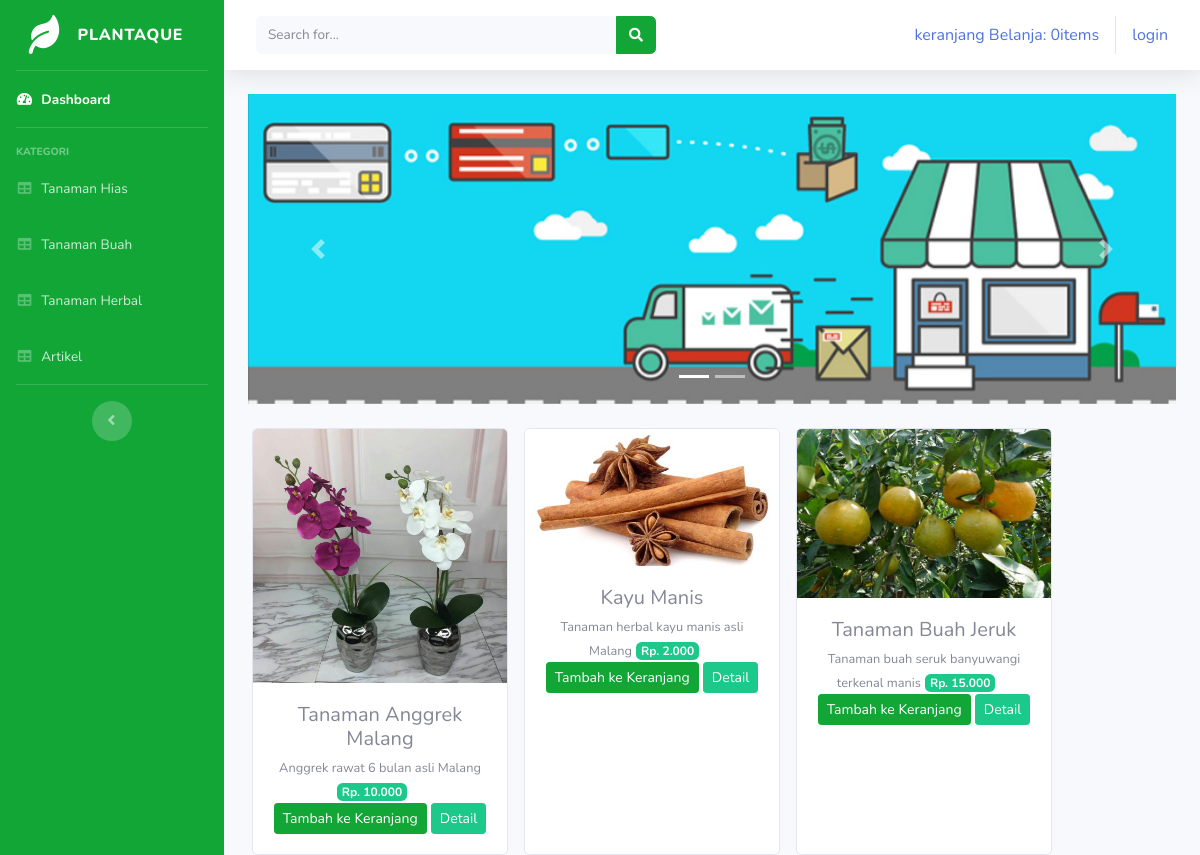
Page /toko_online/index.php on the committed database.
### tables this page shows
CREATE TABLE `tb_barang` (
  `id_barang` int(11) NOT NULL,
  `nama_barang` varchar(100) NOT NULL,
  `keterangan` varchar(225) NOT NULL,
  `kategori` varchar(60) NOT NULL,
  `harga` int(11) NOT NULL,
  `stok` int(11) NOT NULL,
  `gambar` text NOT NULL
);

### toko_online/application/controllers/Welcome.php (called while the page is built, shortened)
<?php
class Welcome extends CI_Controller {
	public function index()
    {
        $data['barang'] = $this->model_barang->tampil_data()->result();
        $this->load->view('templates/header');
        $this->load->view('templates/sidebar');
        $this->load->view('dashboard', $data);
        $this->load->view('templates/footer');
    }
}

### toko_online/index.php (called while the page is built, shortened)
<?php
require_once BASEPATH.'core/CodeIgniter.php';

### toko_online/application/models/model_barang.php (called while the page is built, shortened)
<?php
class Model_barang extends CI_model{
    public function tampil_data()
    {
        return $this->db->get('tb_barang');
    }
}
?>

### toko_online/application/views/dashboard.php (the view, shortened to what this page needs)
<div class="container-fluid">
<div id="carouselExampleIndicators" class="carousel slide" data-ride="carousel">
    <ol class="carousel-indicators">
      <li data-target="#carouselExampleIndicators" data-slide-to="0" class="active"></li>
      <li data-target="#carouselExampleIndicators" data-slide-to="1"></li>
    </ol>
    <div class="carousel-inner">
      <div class="carousel-item active">
        <img src="<?php echo base_url('assets/img/slider1.jpg')?>" class="d-block w-100" alt="...">
      </div>
    </div>
    <a class="carousel-control-prev" href="#carouselExampleIndicators" role="button" data-slide="prev">
      <span class="carousel-control-prev-icon" aria-hidden="true"></span>
    </a>
    <a class="carousel-control-next" href="#carouselExampleIndicators" role="button" data-slide="next">
      <span class="carousel-control-next-icon" aria-hidden="true"></span>
    </a>
</div>
  <div class="row text-center">
    <?php foreach ($barang as $brg) : ?>
    <div class="card ml-3 mt-4" style="width: 16rem;">
      <img src="<?php echo base_url().'/uploads/'.$brg->gambar ?>" class="card-img-top" alt="...">
      <div class="card-body">
        <h5 class="card-title mb-1"><?php echo $brg->nama_barang ?></h5>
        <small><?php echo $brg->keterangan ?></small>
        <span class="badge badge-success mr-3">Rp. <?php echo number_format($brg->harga,0,',','.') ?></span>
        <?php echo anchor('dashboard/tambah_ke_keranjang/'.$brg->id_barang,
        '<div class="btn btn-sm btn-primary">Tambah ke Keranjang</div>') ?>
        <?php echo anchor('dashboard/detail/'.$brg->id_barang,
        '<div class="btn btn-sm btn-success">Detail</div>') ?>
        </div>
    </div>
    <?php endforeach; ?>
  </div>
</div>

### rows in the picture
tb_barang: gambar (picture), nama_barang "Tanaman Anggrek Malang", keterangan "Anggrek rawat 6 bulan asli Malang", harga "10.000", id_barang "Tambah ke Keranjang", id_barang "Detail"
tb_barang: gambar (picture), nama_barang "Kayu Manis", keterangan "Tanaman herbal kayu manis asli Malang", harga "2.000", id_barang "Tambah ke Keranjang", id_barang "Detail"
tb_barang: gambar (picture), nama_barang "Tanaman Buah Jeruk", keterangan "Tanaman buah seruk banyuwangi terkenal manis", harga "15.000", id_barang "Tambah ke Keranjang", id_barang "Detail"

### other values in the picture
anchor('dashboard/detail_keranjang', $keranjang) "keranjang Belanja: 0items"
anchor('auth/login', 'login') "login"
